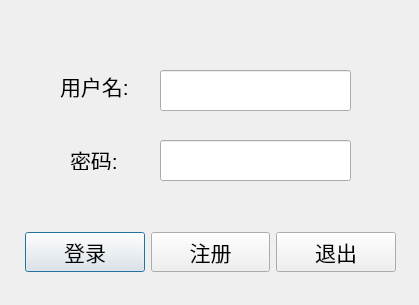
<?xml version="1.0" encoding="UTF-8"?>
<ui version="4.0">
 <class>LoginWindow</class>
 <widget class="QDialog" name="LoginWindow">
  <property name="geometry">
   <rect>
    <x>0</x>
    <y>0</y>
    <width>419</width>
    <height>305</height>
   </rect>
  </property>
  <property name="windowTitle">
   <string>Dialog</string>
  </property>
  <widget class="QLineEdit" name="in_username">
   <property name="geometry">
    <rect>
     <x>160</x>
     <y>70</y>
     <width>191</width>
     <height>41</height>
    </rect>
   </property>
  </widget>
  <widget class="QLineEdit" name="in_password">
   <property name="geometry">
    <rect>
     <x>160</x>
     <y>140</y>
     <width>191</width>
     <height>41</height>
    </rect>
   </property>
  </widget>
  <widget class="QLabel" name="label_username">
   <property name="geometry">
    <rect>
     <x>60</x>
     <y>70</y>
     <width>81</width>
     <height>31</height>
    </rect>
   </property>
   <property name="font">
    <font>
     <pointsize>16</pointsize>
    </font>
   </property>
   <property name="text">
    <string>用户名: </string>
   </property>
  </widget>
  <widget class="QLabel" name="label_password">
   <property name="geometry">
    <rect>
     <x>70</x>
     <y>150</y>
     <width>63</width>
     <height>20</height>
    </rect>
   </property>
   <property name="font">
    <font>
     <pointsize>16</pointsize>
    </font>
   </property>
   <property name="text">
    <string>密码:</string>
   </property>
  </widget>
  <widget class="QWidget" name="horizontalLayoutWidget">
   <property name="geometry">
    <rect>
     <x>20</x>
     <y>210</y>
     <width>381</width>
     <height>80</height>
    </rect>
   </property>
   <layout class="QHBoxLayout" name="horizontalLayout">
    <property name="leftMargin">
     <number>5</number>
    </property>
    <property name="topMargin">
     <number>10</number>
    </property>
    <property name="rightMargin">
     <number>5</number>
    </property>
    <property name="bottomMargin">
     <number>5</number>
    </property>
    <item>
     <widget class="QPushButton" name="loginin_btn">
      <property name="font">
       <font>
        <pointsize>16</pointsize>
       </font>
      </property>
      <property name="text">
       <string>登录</string>
      </property>
     </widget>
    </item>
    <item>
     <widget class="QPushButton" name="regist_btn">
      <property name="font">
       <font>
        <pointsize>16</pointsize>
       </font>
      </property>
      <property name="text">
       <string>注册</string>
      </property>
     </widget>
    </item>
    <item>
     <widget class="QPushButton" name="exit_btn">
      <property name="font">
       <font>
        <pointsize>16</pointsize>
       </font>
      </property>
      <property name="text">
       <string>退出</string>
      </property>
     </widget>
    </item>
   </layout>
  </widget>
 </widget>
 <resources/>
 <connections/>
</ui>
